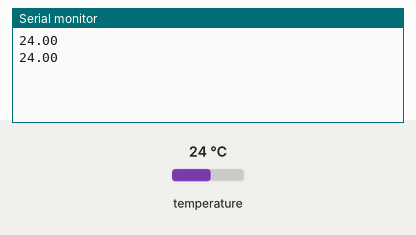
The sketch below on a simulated ESP32. Shown: the last lines printed to the serial monitor. Inputs (shaded band) come from the test bench; at power-on: temperature 24 °C.

Above: at 3.3 s.
3.4 s: temperature set to 12 °C
At 5.5 s:
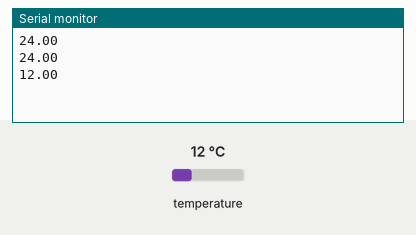
5.9 s: temperature set to 19 °C
At 6.8 s:
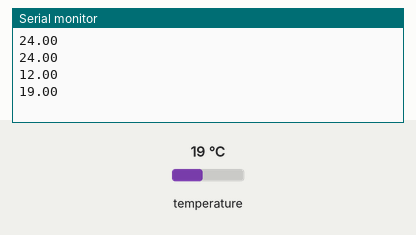
Timing chart, 0 to 8.9 s (numbered marks = the images above; inputs shaded):
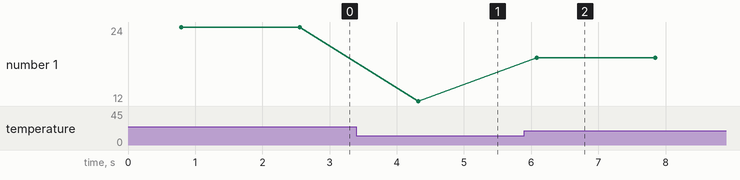

Measured:
- after the input at 3.4 s, the serial monitor: prints a new line after 0.92 s (image 1)
- after the input at 5.9 s, the serial monitor: prints a new line after 0.18 s (image 2)
- plotted number 1: 24 → 12 after the input at 3.4 s, 12 → 19 after the input at 5.9 s

The sketch:

11_01_showDigiTempe.ino
```cpp
#include <OneWire.h> //https://github.com/PaulStoffregen/OneWire
#include <DallasTemperature.h> // https://github.com/milesburton/Arduino-Temperature-Control-Library
//ref to example/DallasTemperature/single.ino

#define PIN_NUM_TEMPE 33
#define NUM_BIT_WIDTH_TEMPE 12

OneWire myOneWire(PIN_NUM_TEMPE);
DallasTemperature myTempSenses(&myOneWire);
DeviceAddress myAryAddressTemp;

void setup(void)
{
	Serial.begin(115200);

	myTempSenses.begin();
  myTempSenses.getAddress(myAryAddressTemp, 0);
	myTempSenses.setResolution(myAryAddressTemp,NUM_BIT_WIDTH_TEMPE);
  if( myTempSenses.getDeviceCount()!=1 || myTempSenses.getResolution(myAryAddressTemp)!=12) Serial.println("status error");

}
void loop(void)
{
 myTempSenses.requestTemperatures();
 float fTempe = myTempSenses.getTempC(myAryAddressTemp);
 Serial.println(fTempe);
 delay(1000);
}
```
